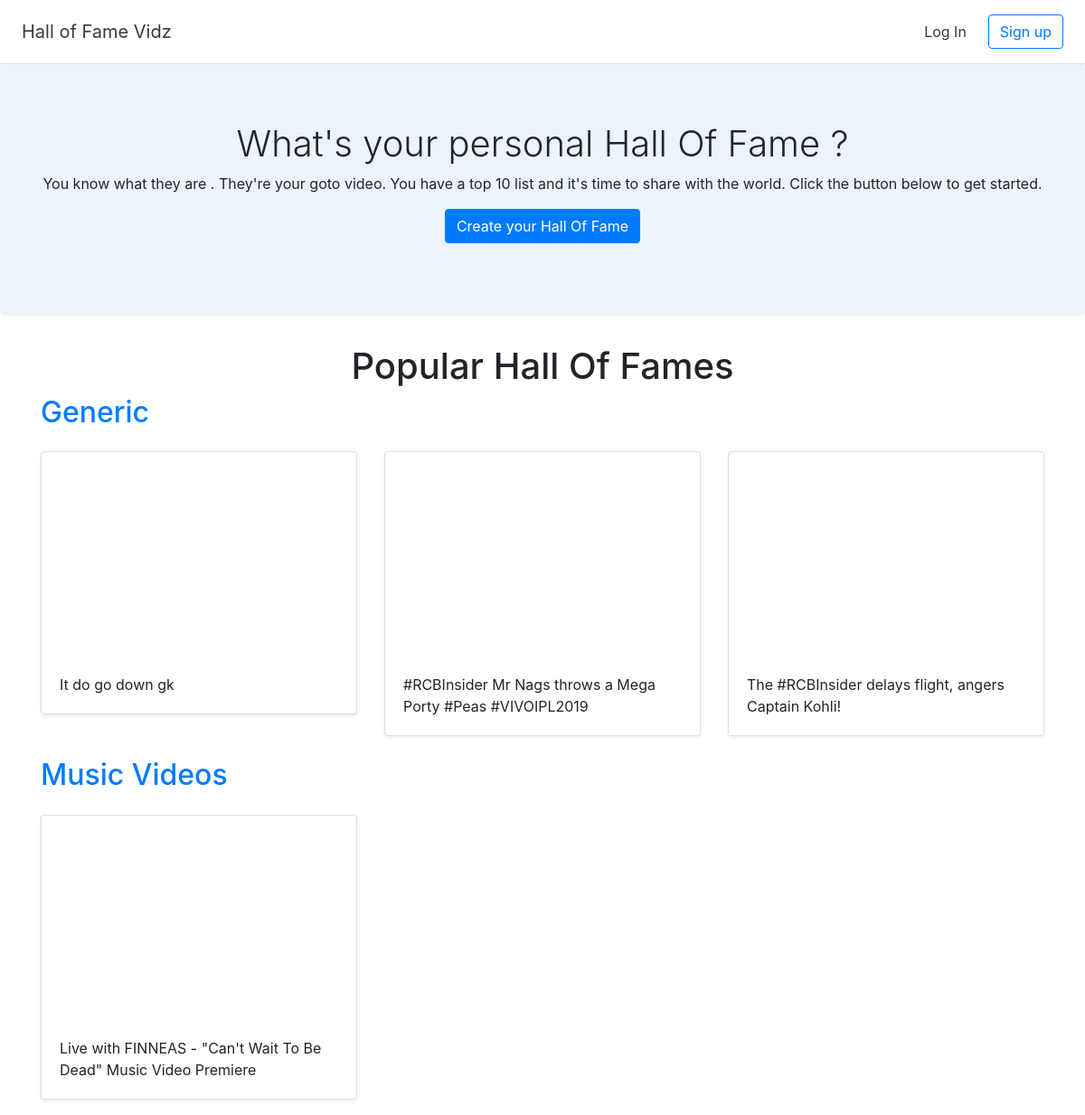
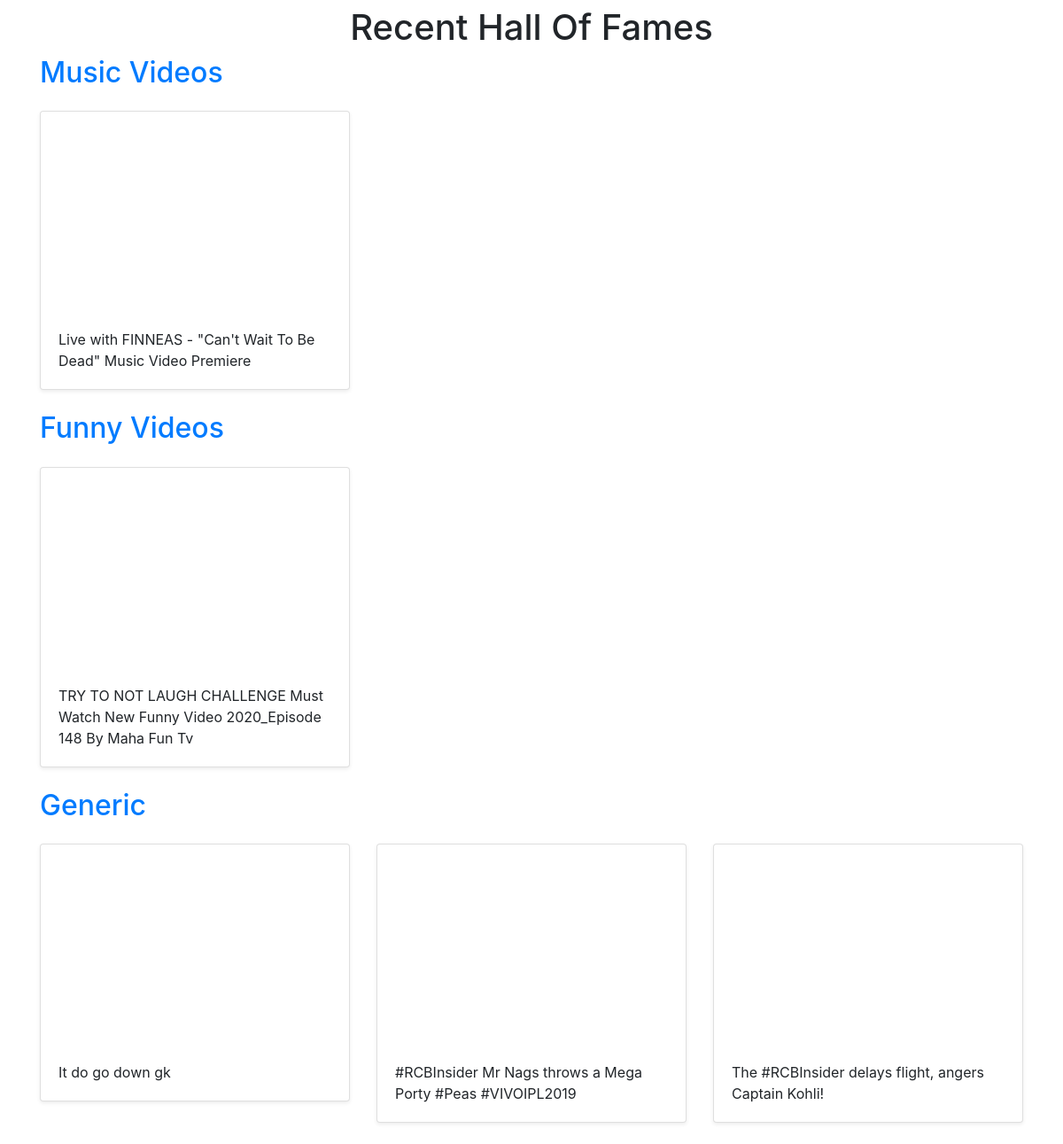
The page / on the database its author committed (2 pictures, top to bottom).
### halls/models.py (models this page shows, shortened)
class Hall(models.Model):
    title = models.CharField(max_length=255)
    user = models.ForeignKey(User, on_delete=models.CASCADE)

class Video(models.Model):
    title = models.CharField(max_length=255)
    url = models.URLField()
    youtube_id = models.CharField(max_length=255)
    hall = models.ForeignKey(Hall, on_delete=models.CASCADE)

### halls/views.py (the view)
# urls.py: 2. Add a URL to urlpatterns:  path('', views.home, name='home')
def home(request):
    recent_hall = Hall.objects.all().order_by('-id')[:3]
    popular_halls = [Hall.objects.get(pk=6), Hall.objects.get(pk=8)]
    return render(request, 'halls/home.html', {'recent_hall': recent_hall, 'popular_halls': popular_halls})

### halls/templates/halls/home.html
{% extends 'halls/base.html' %}
{% block content %}
<section class="jumbotron text-center">
    <h1 class="jumbotron-heading">What's your personal Hall Of Fame ?</h1>
    <p class="lead-text-muted">You know what they are . They're your goto video. You have a top 10 list and it's time to
    share with the world. Click the button below to get started.
    </p>
    <p>
        <a href="{% url 'create_hall' %}" class="btn btn-primary">Create your Hall Of Fame</a>
    </p>
</section>
<div class="container">
    <h1 class="text-center">Popular Hall Of Fames</h1>
    {% for hall in popular_halls %}
    <h2><a href="{% url 'detail_hall' hall.id %}" >{{ hall.title }}</a></h2>
    <div class="row">
            {% for video in hall.video_set.all %}
                <div class="col-md-4 mt-3">
            <div class="card mb-4 shadow-sm">
              <iframe width="100%" height="225" src="https://www.youtube.com/embed/{{ video.youtube_id }}" frameborder="0" allow="accelerometer; autoplay; encrypted-media; gyroscope; picture-in-picture" allowfullscreen></iframe>
              <div class="card-body">
                  <p class="card-text">{{ video.title }}</p>
              </div></div></div>
            {% endfor %}
        </div>
        {% endfor %}
    <h1 class="text-center">Recent Hall Of Fames</h1>
    {% for hall in recent_hall %}
    <h2><a href="{% url 'detail_hall' hall.id %}" >{{ hall.title }}</a></h2>
    <div class="row">
            {% for video in hall.video_set.all %}
                <div class="col-md-4 mt-3">
            <div class="card mb-4 shadow-sm">
              <iframe width="100%" height="225" src="https://www.youtube.com/embed/{{ video.youtube_id }}" frameborder="0" allow="accelerometer; autoplay; encrypted-media; gyroscope; picture-in-picture" allowfullscreen></iframe>
              <div class="card-body">
                  <p class="card-text">{{ video.title }}</p>
              </div></div></div>
            {% endfor %}
        </div>
        {% endfor %}
</div>
{% endblock %}

### halls/templates/halls/base.html (shortened to what this page needs)
<!doctype html>
<html lang="en">
{% load static %}
<head>
  <link rel="stylesheet" href="https://stackpath.bootstrapcdn.com/bootstrap/4.2.1/css/bootstrap.min.css">
  <link href="{% static 'custom.css' %}" rel="stylesheet">
</head>
<body>
  <div class="d-flex flex-column flex-md-row align-items-center p-3 px-md-4 bg-white border-bottom shadow-sm">
    <h5 class="my-0 mr-md-auto font-weight-normal"><a href="{% url 'home' %}" class="text-dark">Hall of Fame Vidz</a></h5>
    <nav class="my-2 my-md-0 mr-md-3">
       {% if user.is_authenticated %}
      <a class="p-2 text-dark" href="{% url 'dashboard' %}">Dashboard</a>
      <a class="p-2 text-dark" href="{% url 'logout' %}">Log Out</a>
      {% else %}
      <a class="p-2 text-dark" href="{% url 'login' %}">Log In</a>
      {% endif %}
    </nav>
    {% if user.is_authenticated == False %}
    <a class="btn btn-outline-primary" href="{% url 'signup' %}">Sign up</a>
    {% endif %}
  </div>
  {% block content %}
  {% endblock %}
</body>
</html>

### halls/static/custom.css (style rules this page uses)
.jumbotron { background-color: #EBF4FA; }
.jumbotron-heading { font-weight: 300; }

### rows shown on the page
Hall: title "Generic"
Video: title "It do go down gk"
Video: title "#RCBInsider Mr Nags throws a Mega Porty #Peas #VIVOIPL2019"
Video: title "The #RCBInsider delays flight, angers Captain Kohli!"
Hall: title "Music Videos"
Video: title "Live with FINNEAS - \"Can't Wait To Be Dead\" Music Video Premiere"
Hall: title "Funny Videos"
Video: title "TRY TO NOT LAUGH CHALLENGE Must Watch New Funny Video 2020_Episode 148 By Maha Fun Tv"
